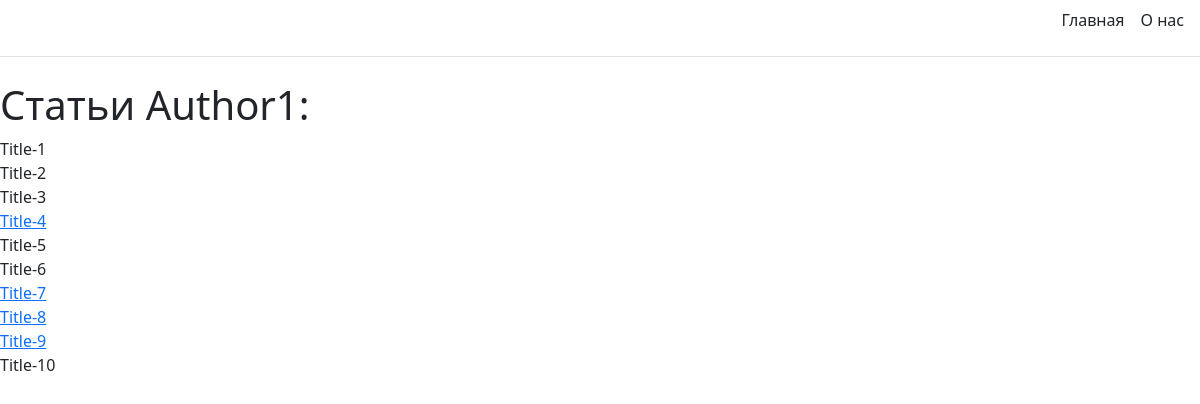
Page /sem3/author_posts/2 on the committed database.
### sem3/models.py (models this page shows, shortened)
class Authors(models.Model):
    name = models.CharField(max_length=100)
    email = models.EmailField()

class Posts(models.Model):
    title = models.CharField(max_length=100)
    content = models.TextField()
    author = models.ForeignKey(Authors, on_delete=models.CASCADE)
    published = models.BooleanField()

### sem3/views.py (the view)
# urls.py: path('author_posts/<int:author_id>', author_posts, name='author_posts'),
def author_posts(request, author_id):
    author = get_object_or_404(Authors, pk=author_id)
    posts = Posts.objects.filter(author=author)
    return render(request, 'sem3/author_post.html', {'author': author, 'posts': posts})

### sem3/templates/sem3/author_post.html (shortened to what this page needs)
{% extends 'sem3/base.html' %}
{% block content %}
    <h1>Статьи {{ author.name }}:</h1>
    {% for post in posts %}
        {% if post.published %}
            <a href = "{% url 'post_view' post.id %}">{{ post.title }}</a>
        {% else %}
            {{ post.title }}
        {% endif %}
            <br>
    {% endfor %}
{% endblock %}

### sem3/templates/sem3/base.html (shortened to what this page needs)
<!DOCTYPE html>
<html>
<head>
    <link rel="stylesheet" href="https://cdn.jsdelivr.net/npm/bootstrap@5.2.3/dist/css/bootstrap.min.css">
</head>
<body>
<div class="d-flex flex-column flex-md-row align-items-center pb-3 mb-4 border-bottom">
      <nav class="d-inline-flex mt-2 mt-md-0 ms-md-auto">
        <a class="me-3 py-2 text-dark text-decoration-none" href="{% url 'index' %}">Главная</a>
        <a class="me-3 py-2 text-dark text-decoration-none" href="{% url 'about' %}">О нас</a>
      </nav>
    </div>
    {% block content %}{% endblock %}
</body>
</html>

### rows in the picture
Authors: name "Author1"
Posts: title "Title-1"
Posts: title "Title-2"
Posts: title "Title-3"
Posts: title "Title-4"
Posts: title "Title-5"
Posts: title "Title-6"
Posts: title "Title-7"
Posts: title "Title-8"
Posts: title "Title-9"
Posts: title "Title-10"
